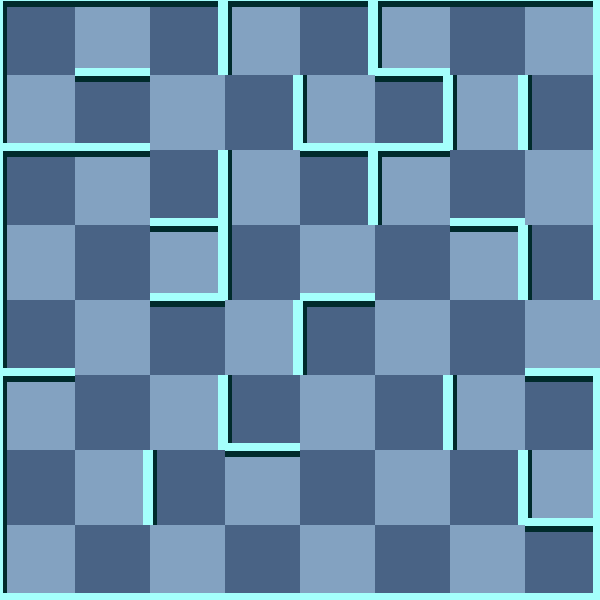

Rendered tile map (Tiled .tmx) drawn with the repository's tilesets; below, a short description and the map source with its tile grids summarised:
An orthogonal 8x8 tile map with 75x75 px tiles, 2 tile layers (background, 块层 1) and 7 objects (2x WhiteMummy, Exit, Key, Trap, Player, ...).

<map version="1.0" orientation="orthogonal" width="8" height="8" tilewidth="75" tileheight="75">
 <tileset firstgid="1" name="wall" tilewidth="75" tileheight="75">
  <image source="gfx/wall.png" width="300" height="375" />
  <tile id="0">
   <properties>
    <property name="ValOfWall" value="0" />
   </properties>
  </tile>
  <tile id="1">
   <properties>
    <property name="ValOfWall" value="1" />
   </properties>
  </tile>
  <tile id="2">
   <properties>
    <property name="ValOfWall" value="2" />
   </properties>
  </tile>
  <tile id="3">
   <properties>
    <property name="ValOfWall" value="3" />
   </properties>
  </tile>
  <tile id="4">
   <properties>
    <property name="ValOfWall" value="4" />
   </properties>
  </tile>
  <tile id="5">
   <properties>
    <property name="ValOfWall" value="5" />
   </properties>
  </tile>
  <tile id="6">
   <properties>
    <property name="ValOfWall" value="6" />
   </properties>
  </tile>
  <tile id="7">
   <properties>
    <property name="ValOfWall" value="7" />
   </properties>
  </tile>
  <tile id="8">
   <properties>
    <property name="ValOfWall" value="8" />
   </properties>
  </tile>
  <tile id="9">
   <properties>
    <property name="ValOfWall" value="9" />
   </properties>
  </tile>
  <tile id="10">
   <properties>
    <property name="ValOfWall" value="10" />
   </properties>
  </tile>
  <tile id="11">
   <properties>
    <property name="ValOfWall" value="11" />
   </properties>
  </tile>
  <tile id="12">
   <properties>
    <property name="ValOfWall" value="12" />
   </properties>
  </tile>
  <tile id="13">
   <properties>
    <property name="ValOfWall" value="13" />
   </properties>
  </tile>
  <tile id="14">
   <properties>
    <property name="ValOfWall" value="14" />
   </properties>
  </tile>
  <tile id="15">
   <properties>
    <property name="ValOfWall" value="15" />
   </properties>
  </tile>
  <tile id="18">
   <properties>
    <property name="ValOfWall" value="-1" />
   </properties>
  </tile>
 </tileset>
 <layer name="background" width="8" height="8">
  <data>[64 cells, 64 non-empty, 2 distinct tile ids]</data>
 </layer>
 <layer name="块层 1" width="8" height="8">
  <data>[64 cells, 64 non-empty, 14 distinct tile ids]</data>
 </layer>
 <objectgroup name="对象层 1" width="8" height="8">
  <object name="Exit" x="600" y="300" />
  <object name="Key" x="525" y="375">
   <properties>
    <property name="value" value="12" />
   </properties>
  </object>
  <object name="Trap" x="375" y="525">
   <properties>
    <property name="value" value="10" />
   </properties>
  </object>
  <object name="Player" x="300" y="300">
   <properties>
    <property name="value" value="1" />
   </properties>
  </object>
  <object name="WhiteMummy" x="525" y="150">
   <properties>
    <property name="value" value="21" />
   </properties>
  </object>
  <object name="WhiteMummy" x="450" y="0">
   <properties>
    <property name="value" value="25" />
   </properties>
  </object>
  <object name="Door" x="150" y="75">
   <properties>
    <property name="direction" value="1" />
    <property name="value" value="13" />
   </properties>
  </object>
 </objectgroup>
</map>